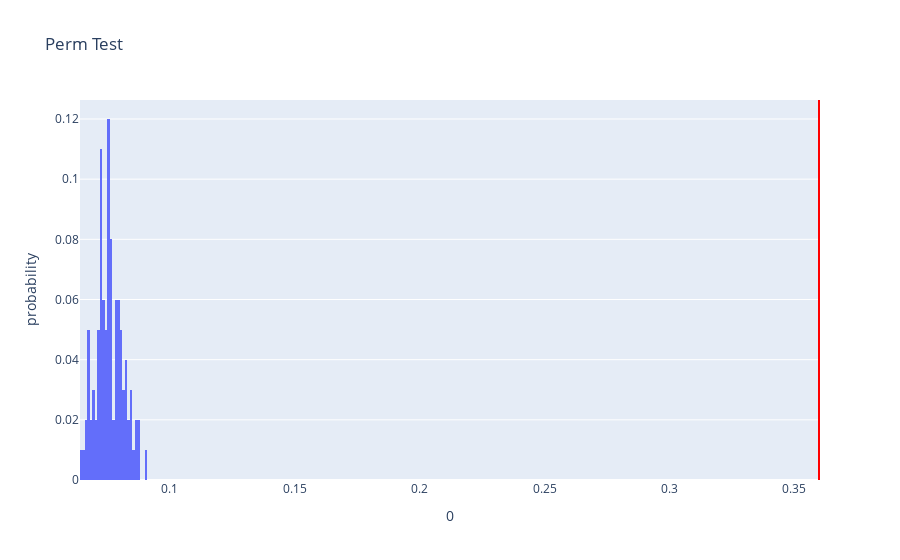

The notebook cell saved with this chart:
### Code cell
observed_test_stat, test_stats = permutation_test(league_raw, "ban1", "ban2")
print(f"P-Value: {np.mean(test_stats >= observed_test_stat)}")
fig = px.histogram(test_stats, x=0, nbins=50, histnorm='probability', title='Perm Test')
fig.add_vline(x=observed_test_stat, line_color='red')

# MAR: ban2

### Figure 1 — Plotly figure (JSON) as saved in the notebook; plotly's stock layout.template omitted (floating-point values rounded to 4 significant figures)
{"data": [{"alignmentgroup": "True", "bingroup": "x", "histnorm": "probability", "hovertemplate": "0=%{x}<br>probability=%{y}<extra></extra>", "legendgroup": "", "marker": {"color": "#636efa", "pattern": {"shape": ""}}, "name": "", "nbinsx": 50, "offsetgroup": "", "orientation": "v", "showlegend": false, "type": "histogram", "x": [0.07641, 0.08023, 0.07807, 0.06702, 0.07276, 0.07211, 0.07679, 0.06758, 0.0787, 0.0683, 0.06845, 0.07045, 0.07609, 0.07179, 0.07909, 0.07264, 0.07519, 0.06557, 0.08241, 0.07999, 0.07428, 0.08107, 0.07171, 0.07573, 0.08494, 0.07344, 0.06776, 0.06799, 0.07022, 0.07584, 0.07552, 0.07659, 0.08742, 0.07367, 0.08098, 0.06692, 0.07453, 0.07596, 0.08341, 0.07521, 0.09066, 0.07604, 0.07205, 0.08013, 0.06782, 0.07455, 0.0742, 0.08644, 0.07259, 0.07296, 0.07237, 0.08063, 0.07996, 0.08091, 0.07952, 0.07959, 0.0735, 0.06964, 0.07619, 0.06469, 0.08602, 0.07292, 0.07793, 0.07653, 0.0754, 0.06941, 0.07196, 0.08438, 0.0871, 0.07509, 0.07572, 0.07254, 0.06647, 0.08594, 0.06922, 0.07534, 0.0788, 0.08148, 0.0812, 0.07845, 0.07293, 0.08224, 0.07121, 0.07143, 0.07909, 0.08395, 0.07511, 0.07707, 0.07371, 0.07356, 0.08209, 0.08204, 0.07842, 0.07598, 0.07829, 0.07336, 0.07489, 0.08457, 0.07663, 0.07253], "xaxis": "x", "yaxis": "y"}], "layout": {"barmode": "relative", "legend": {"tracegroupgap": 0}, "shapes": [{"line": {"color": "red"}, "type": "line", "x0": 0.3599, "x1": 0.3599, "xref": "x", "y0": 0, "y1": 1, "yref": "y domain"}], "title": {"text": "Perm Test"}, "xaxis": {"anchor": "y", "domain": [0, 1], "title": {"text": "0"}}, "yaxis": {"anchor": "x", "domain": [0, 1], "title": {"text": "probability"}}}}
